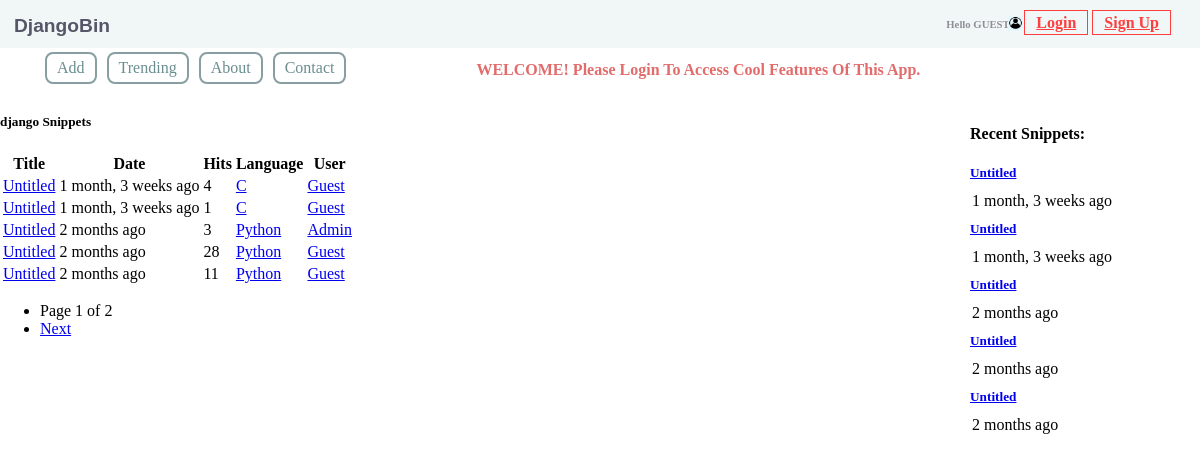
The page /tag/django/ on the database its author committed.
### djangobin/models.py (models this page shows, shortened)
class Snippet(models.Model):
    title = models.CharField(max_length=200, blank=True)
    original_code = models.TextField()
    highlighted_code = models.TextField(blank=True, help_text="Read only field. Will contain the "
                                                              "syntax-highlighted version of the original code.")
    expiration = models.CharField(max_length=10, choices=Pref.expiration_choices)
    exposure = models.CharField(max_length=10, choices=Pref.exposure_choices)
    hits = models.IntegerField(default=0, help_text='Read only field. Will be updated after every visit to snippet.')
    slug = models.SlugField(help_text='Read only field. Will be filled automatically.')
    created_on = models.DateTimeField(auto_now_add=True)
    language = models.ForeignKey(Language, on_delete=models.CASCADE)
    user = models.ForeignKey(User, on_delete=models.CASCADE)
    tags = models.ManyToManyField('Tag', blank=True)
    class Meta:
        ordering = ['-created_on']
    def get_absolute_url(self):
        return reverse('djangobin:snippet_detail', args=[self.slug])

class Tag(models.Model):
    name = models.CharField(max_length=200, unique=True)
    slug = models.CharField(max_length=200, unique=True)
    class Meta:
        ordering = ['name']

class Language(models.Model):
    name = models.CharField(max_length=100)
    lang_code = models.CharField(max_length=100, unique=True, verbose_name="Language Code")
    slug = models.SlugField(max_length=100, unique=True)
    mime = models.CharField(max_length=100, help_text='MIME to use when sending snippet as file.')
    file_extension = models.CharField(max_length=10)
    created_on = models.DateTimeField(auto_now_add=True)
    updated_on = models.DateTimeField(auto_now=True)
    class Meta:
        ordering = ['name']
    def __str__(self):
        return self.name

### djangobin/views.py (the view)
# urls.py: url('^tag/(?P<tag_slug>[\w-]+)/$', views.tag_list, name='tag_list'),
def tag_list(request, tag_slug):
    t = get_object_or_404(Tag, name=tag_slug)
    snippet_list = get_list_or_404(t.snippet_set)
    snippets = paginate_result(request, snippet_list, 5)
    return render(request, 'djangobin/tag_list.html', {'snippets': snippets, 'tag': t})

### djangobin/context_processors.py (called while the page is built)
def recent_snippets(request):
    return dict(recent_snippets=Snippet.objects.filter(exposure='public').order_by("-id")[:5])

### djangobin/models.py (called while the page is built)
    def get_absolute_url(self):
        return reverse('djangobin:profile', args=[self.user.username])

### djangobin/utils.py (called while the page is built)
def paginate_result(request, object_list, item_per_page):
    paginator = Paginator(object_list, item_per_page)
    page_num = request.GET.get('page')
    try:
        page = paginator.page(page_num)
    except PageNotAnInteger:
        page = paginator.page(1)
    except EmptyPage:
        page = paginator.page(paginator.num_pages)
    return page

### djangobin/templates/djangobin/tag_list.html (shortened to what this page needs)
{% extends 'djangobin/Base.html' %}
{% load humanize %}
{% block main %}
    <h5>{{ tag.name }} Snippets</h5>
    <table class="table">
        <thead>
            <tr>
                <th>Title</th>
                <th>Date</th>
                <th>Hits</th>
                <th>Language</th>
                <th>User</th>
            </tr>
        </thead>
        <tbody>
            {% for snippet in snippets %}
            <tr>
                <td>
                    <a href="{{ snippet.get_absolute_url }}">{{ snippet.title }}</a>
                </td>
                <td title="{{ snippet.created_on }}">{{ snippet.created_on|naturaltime }}</td>
                <td>{{ snippet.hits }}</td>
                <td>
                    <a href="{% url 'djangobin:trending_snippets' snippet.language.slug  %}">{{ snippet.language }}</a>
                </td>
                {% if not snippet.user.profile.private %}
                    <td><a href="{{ snippet.user.profile.get_absolute_url }}">{{ snippet.user.username|title }}</a></td>
                {% else %}
                    <td>-</td>
                {% endif %}
            </tr>
            {% empty %}
                <tr class="text-center">
                    <td>There are no snippets.</td>
                </tr>
            {% endfor %}
        </tbody>
    </table>
    {% if snippets.paginator.num_pages > 1 %}
        <ul>
            <li>Page {{ snippets.number }} of {{ snippets.paginator.num_pages }}</li>
            {% if snippets.has_next %}
                <li><a href="?page={{ snippets.next_page_number }}">Next</a></li>
            {% endif %}
        </ul>
    {% endif %}
{% endblock %}

### djangobin/templates/djangobin/Base.html (shortened to what this page needs)
<!DOCTYPE html>
<html lang="en">
<head>
     {% load static %}
     {% load humanize %}
    <link rel="stylesheet" href="{% static 'djangobin/css/Base.css' %}">
</head>
    <body>
        <header>
            <div id="id_container-head" class="container-head">
                <div class="default-logo">
                    <a id="default-logo" href="/">DjangoBin</a>
                </div>
                <div class="user-login-logo">
                    <img src="{% static 'djangobin/images/user_login.jpg' %}" alt="user_login" width="15" height="15">
                </div>
                <div class="container-head-left">
                    <div class="user-name">
                        {% if request.user.is_authenticated == False %}
                            <h6 id="user-name">Hello GUEST!</h6>
                        {% else %}
                            <h6 id="user-name">Hello {{request.user.username|title}}!</h6>
                        {% endif %}
                    </div>
                    <div class="cls-login-signup">
                        {% if request.user.is_authenticated %}
                            <a class="login-signup-btn" href="{% url 'djangobin:logout' %}">Logout</a>
                        {% elif not request.user.is_authenticated and request.path == '/logout/' or not request.user.is_authenticated and request.path == '/login/' %}
                                <a class="login-signup-btn" href="{% url 'djangobin:login'%}">Login</a>
                        {% else %}
                                <a class="login-signup-btn" href="{% url 'djangobin:login'%}?next={{request.path}}">Login</a>
                        {% endif %}
                    </div>
                     {% if not request.user.is_authenticated %}
                        <div class="cls-login-signup">
                            <a class="login-signup-btn" href="{% url 'djangobin:signup' %}">Sign Up</a>
                        </div>
                     {% endif %}
                </div>
            </div>
            {% block nav %}
                <nav class="navbar-default">
                    <ul class="nav-list">
                        <li class="nav-li-item"><a class="nav-item" href="#">Add</a></li>
                        <li class="nav-li-item"><a class="nav-item" href="{% url 'djangobin:trending_snippets' %}">Trending</a></li>
                        <li class="nav-li-item"><a class="nav-item" href="#">About</a></li>
                        <li class="nav-li-item"><a class="nav-item" href="{% url 'djangobin:contact' %}">Contact</a></li>
                    </ul>
                    {% if not request.user.is_authenticated %}
                        <span class="nav-mesg-red">WELCOME! Please Login To Access Cool Features Of This App.</span>
                    {% else %}
                        <span class="nav-mesg-green">You Are Welcome {{request.user.username|title}} In DjangoBin App.</span>
                    {% endif %}
                </nav>
            {% endblock %}
        </header>
        <div class="recent-snippets">
            {% if recent_snippets %}
                <h4>Recent Snippets:</h4>
                {% for recent_snippet in recent_snippets %}
                    <a href="{{ recent_snippet.get_absolute_url }}" class="">
                        <h5 class=""> {{ recent_snippet.title }}</h5>
                    </a>
                        <p class="">{{ recent_snippet.created_on|naturaltime }}</p>
                {% endfor %}
            {% endif %}
        </div>
        {% block main %} {% endblock %}
    </body>
</html>

### djangobin/static/djangobin/css/Base.css (style rules this page uses)
body { margin:auto; }
.recent-snippets { display: inline-block; float: right; width: 200px; height: 400px; margin: 12px 30px; }
.recent-snippets h5 { margin: auto; }
.recent-snippets p { margin: 11px 2px; }
.container-head { background-color: rgb(241, 247, 246); padding: 1px 14px; overflow: auto; }
.container-head-left { float: right; }
.default-logo { float: left; margin-top: 14px; font-family: sans-serif; }
#default-logo { text-decoration: none; color: rgb(86, 86, 104); font-size: larger; font-weight: bold; }
.user-login-logo { float: right; display: inline-block; color: #908f96; position: relative; right: 163px; top: 15px; }
.user-name { display: inline-block; }
#user-name { margin: 1px 6px; padding: 16px 1px; color: #908f96; }
.cls-login-signup { display: inline-block; }
.login-signup-btn { border: 1px solid rgb(253, 63, 63); padding: 3px 11px; color: rgb(253, 63, 63); font-weight: bold; }
.navbar-default { overflow: auto; }
.navbar-default ul { overflow: auto; margin: auto; float: left; }
.navbar-default ul li { float: left; list-style: none; padding: 5px 10px; border: 2px solid #889ea0; margin: 4px 5px; border-radius: 8px; color:#6a8d90; }
.navbar-default ul li a { text-decoration: none; color: #6a8d90; }
.navbar-default .nav-mesg-red { float: left; padding: 13px 125px; color: #e26b6b; font-weight: bold; }

### rows shown on the page
Snippet: title "Untitled", created_on "1 month, 3 weeks ago", hits "4", language "C", user.username "Guest"
Snippet: title "Untitled", created_on "1 month, 3 weeks ago", hits "1", language "C", user.username "Guest"
Snippet: title "Untitled", created_on "2 months ago", hits "3", language "Python", user.username "Admin"
Snippet: title "Untitled", created_on "2 months ago", hits "28", language "Python", user.username "Guest"
Snippet: title "Untitled", created_on "2 months ago"
Tag: name "django"
Snippet: title "Untitled", created_on "2 months ago", hits "11", language "Python", user.username "Guest"

### other values the page prints
{{ snippets.number }} "1"
{{ snippets.paginator.num_pages }} "2"
